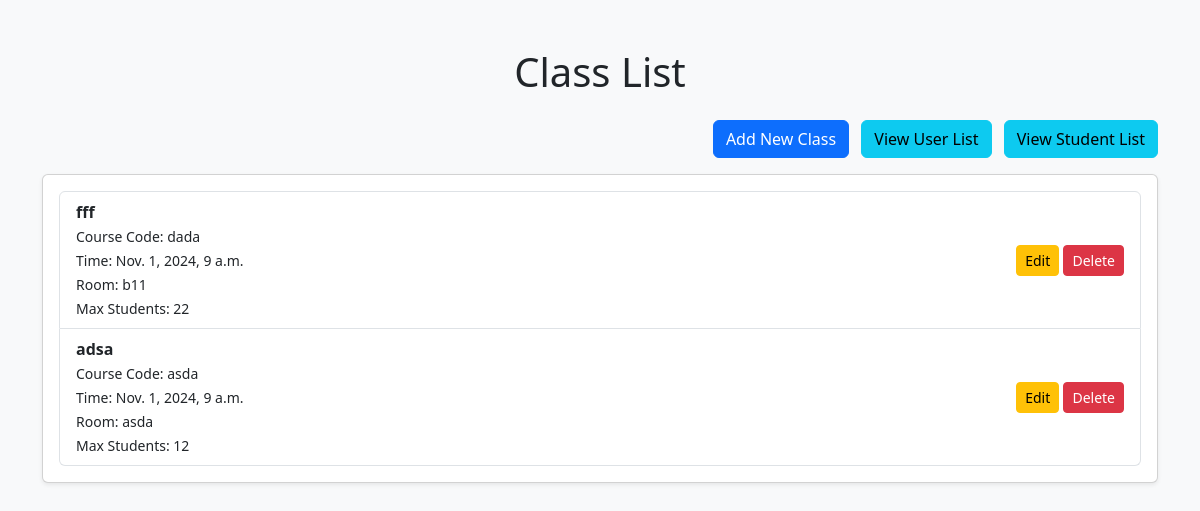
Page /classes/ (signed in) on the earlier database version.
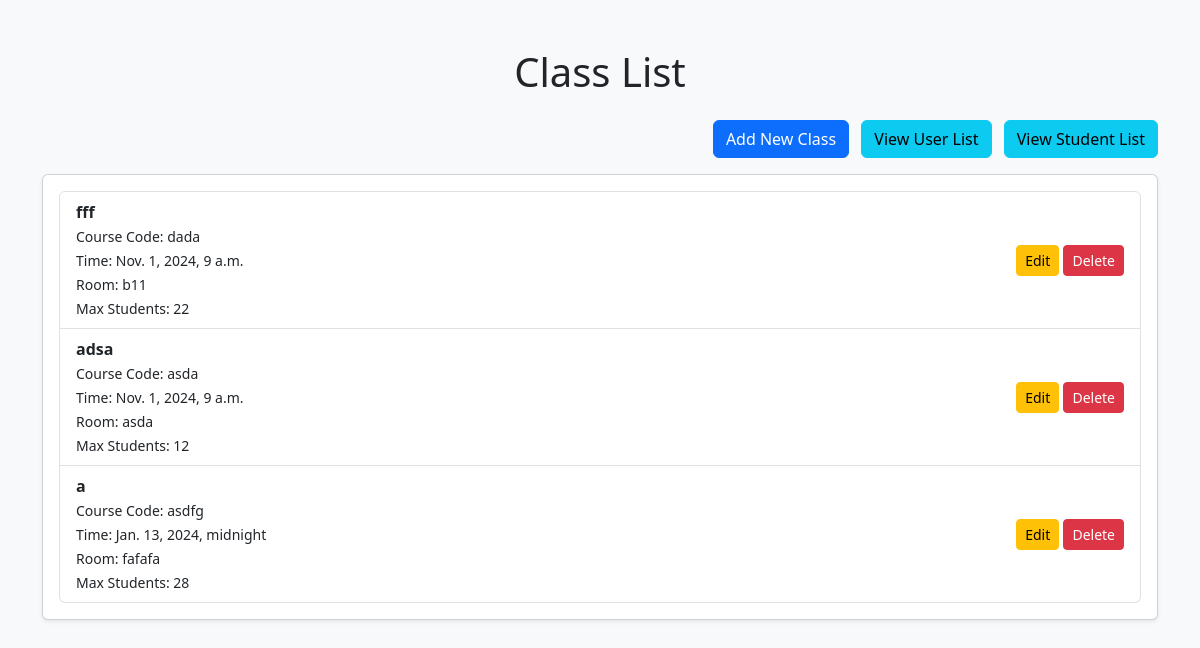
Same page on the later database version.
### samsapp/models.py (models this page shows, shortened)
class Class(models.Model):
    class_id = models.AutoField(primary_key=True)  # Automatically increments
    student_id = models.ForeignKey('Student', on_delete=models.CASCADE)  # Relates to the Student model
    course_code = models.CharField(max_length=50)
    class_name = models.CharField(max_length=100)
    class_time = models.DateTimeField()
    room_number = models.CharField(max_length=10)
    max_students = models.IntegerField()

### samsapp/views.py (the view)
# urls.py: path('classes/', views.class_list, name='class_list'),
@login_required(login_url='login')
def class_list(request):
    classes = Class.objects.all()
    return render(request, 'samsapp/class_list.html', {'classes': classes})

### samsapp/templates/samsapp/class_list.html (shortened to what this page needs)
<!DOCTYPE html>
<html lang="en">
<head>
    <link href="https://cdn.jsdelivr.net/npm/bootstrap@5.3.0-alpha1/dist/css/bootstrap.min.css" rel="stylesheet">
</head>
<body class="bg-light">
<div class="container mt-5">
    <h1 class="text-center mb-4">Class List</h1>
    <div class="text-end mb-3">
        <a href="{% url 'class_add' %}" class="btn btn-primary">Add New Class</a>
        <a href="{% url 'user_list' %}" class="btn btn-info ms-2">View User List</a>
        <a href="{% url 'student_list' %}" class="btn btn-info ms-2">View Student List</a>
    </div>
    <div class="card shadow-sm">
        <div class="card-body">
            <ul class="list-group">
                {% for class in classes %}
                    <li class="list-group-item d-flex justify-content-between align-items-center">
                        <div>
                            <strong>{{ class.class_name }}</strong><br>
                            <small>Course Code: {{ class.course_code }}</small><br>
                            <small>Time: {{ class.class_time }}</small><br>
                            <small>Room: {{ class.room_number }}</small><br>
                            <small>Max Students: {{ class.max_students }}</small>
                        </div>
                        <div>
                            <a href="{% url 'class_update' class.class_id %}" class="btn btn-warning btn-sm">Edit</a>
                            <a href="{% url 'class_delete' class.class_id %}" class="btn btn-danger btn-sm">Delete</a>
                        </div>
                    </li>
                {% empty %}
                    <li class="list-group-item text-center">No classes found.</li>
                {% endfor %}
            </ul>
        </div>
    </div>
</div>
</body>
</html>

Differences in the rows shown:
added Class: class_name "a", course_code "asdfg", class_time "Jan. 13, 2024, midnight", room_number "fafafa", max_students "28"
